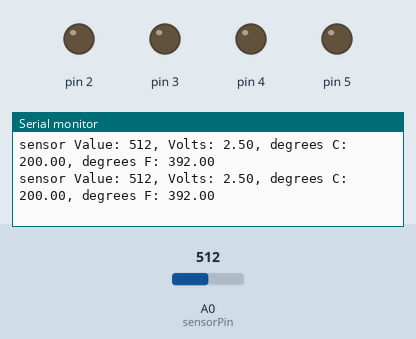
The sketch below on a simulated Arduino Uno, built with avr-gcc and run on an emulated ATmega328P. Parts: output pins drawn as LEDs (lit = HIGH), the last lines printed to the serial monitor. Inputs (shaded band) come from the test bench; at power-on: A0 (sensorPin) = 512.

Above: at 1.2 s.
1.3 s: A0 (sensorPin) set to 306
At 1.45 s:
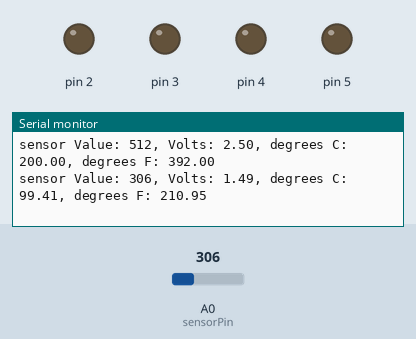
4.3 s: A0 (sensorPin) set to 511
At 4.32 s:
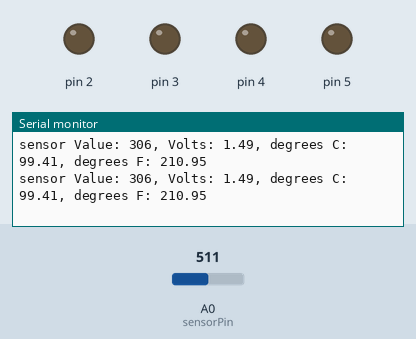
Timing chart, 0 to 7.3 s (numbered marks = the images above; inputs shaded):
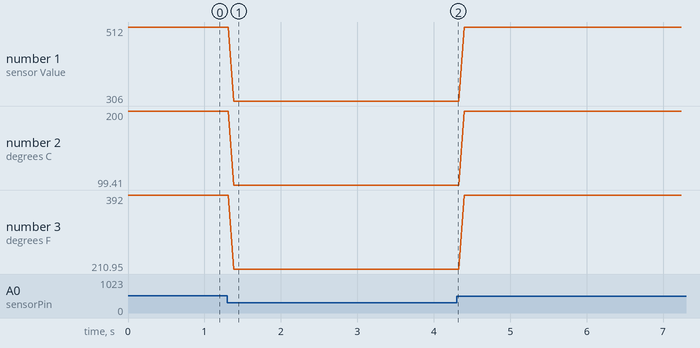

Measured:
- after the input at 1.3 s, the serial monitor: prints a new line after 0.08 s (image 1)
- plotted number 1: 512 → 306 after the input at 1.3 s, 306 → 511 after the input at 4.3 s
- plotted number 2: 200 → 99.41 after the input at 1.3 s, 99.41 → 199.51 after the input at 4.3 s
- plotted number 3: 392 → 210.95 after the input at 1.3 s, 210.95 → 391.12 after the input at 4.3 s

The sketch:

LoveOMeter_embedded.ino
```cpp
const int sensorPin = A0;
const float baselineTemp = 20.0;

void setup() {
  Serial.begin(9600);

  pinMode(2, OUTPUT);
  digitalWrite(2, LOW);

  pinMode(3, OUTPUT);
  digitalWrite(3, LOW);

  pinMode(4, OUTPUT);
  digitalWrite(4, LOW);

  pinMode(5, OUTPUT);
  digitalWrite(5, LOW);

}

void loop() {
  int sensorVal = analogRead(sensorPin);

  Serial.print("sensor Value: ");
  Serial.print(sensorVal);

  float voltage = (sensorVal / 1024.0) * 5.0;

  Serial.print(", Volts: ");
  Serial.print(voltage);

  Serial.print(", degrees C: ");
  float temperature = (voltage - .5) * 100;
  Serial.print(temperature);

  Serial.print(", degrees F: ");
  float Ftemperature = temperature*1.8+32;
  Serial.println(Ftemperature);

  if (temperature < baselineTemp + 3) {
    digitalWrite(2, LOW);
    digitalWrite(3, LOW);
    digitalWrite(4, LOW);
    digitalWrite(5, LOW);

  }
  else if (temperature >= baselineTemp + 3 && temperature < baselineTemp + 6) {
    digitalWrite(2, HIGH);
    digitalWrite(3, LOW);
    digitalWrite(4, LOW);
    digitalWrite(5, LOW);
  }
  else if (temperature >= baselineTemp + 6 && temperature < baselineTemp + 9) {
    digitalWrite(2, HIGH);
    digitalWrite(3, HIGH);
    digitalWrite(4, LOW);
    digitalWrite(5, LOW);
  }
  else if (temperature >= baselineTemp + 9 && temperature < baselineTemp + 12) {
    digitalWrite(2, HIGH);
    digitalWrite(3, HIGH);
    digitalWrite(4, HIGH);
    digitalWrite(5, LOW);
  }
  else if (temperature >= baselineTemp + 12 && temperature < baselineTemp + 15) {
    digitalWrite(2, HIGH);
    digitalWrite(3, HIGH);
    digitalWrite(4, HIGH);
    digitalWrite(5, HIGH);
  }

  delay(1);
}
```
